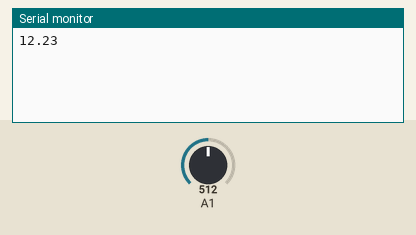
Bench run of a sketch on a simulated Arduino Uno, built with avr-gcc and run on an emulated ATmega328P. Shown: the last lines printed to the serial monitor. The test bench sets the inputs (shaded band); at power-on: A1 = 512.

Above: at 1.8 s.
1.9 s: A1 set to 716
At 2.4 s:
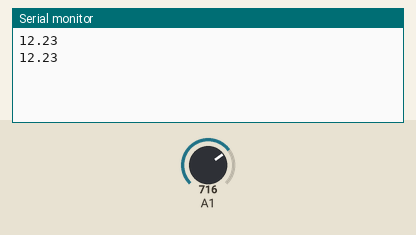
3.4 s: A1 set to 900
At 4.8 s:
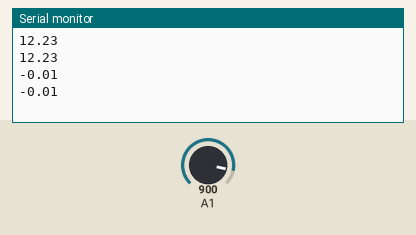
Timing chart, 0 to 6.4 s (numbered marks = the images above; inputs shaded):
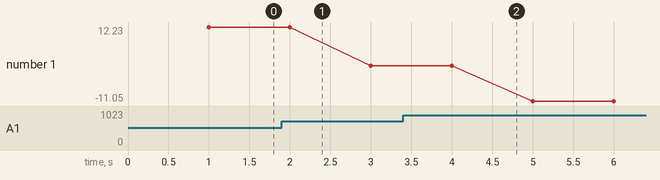

The sketch:

TestIR.ino
```cpp
#define sensor A1 // Sharp IR GP2Y0A41SK0F (4-30cm, analog)

void setup() {
  Serial.begin(9600); // start the serial port
}

void loop() {

  // 5v
  //float volts = analogRead(sensor)*0.0048828125;  // value from sensor * (5/1024)
  float distance = -.0006 * analogRead(1) + .4295;
  float cm = distance * 100;
  //delay(1000); // slow down serial port

  delay(1000);
  Serial.println(cm); // print the distance

}
```

Measured:
- plotted number 1: 12.23 → -0.01 after the input at 1.9 s, -0.01 → -11.05 after the input at 3.4 s
